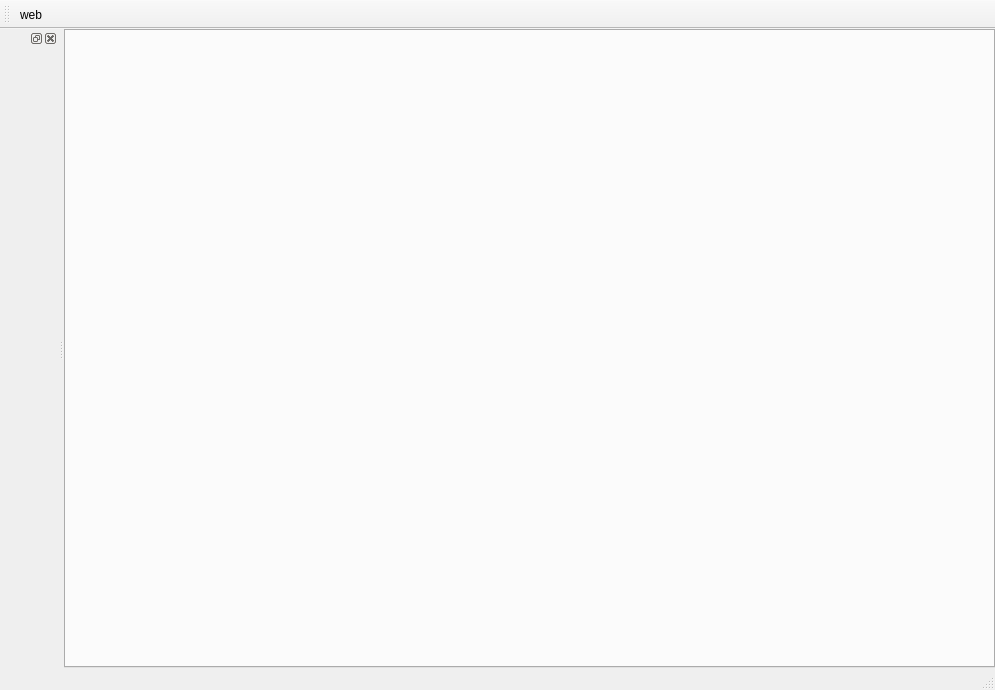
<?xml version="1.0" encoding="UTF-8"?>
<ui version="4.0">
 <class>MainWindow</class>
 <widget class="QMainWindow" name="MainWindow">
  <property name="geometry">
   <rect>
    <x>0</x>
    <y>0</y>
    <width>995</width>
    <height>690</height>
   </rect>
  </property>
  <property name="windowTitle">
   <string>MainWindow</string>
  </property>
  <widget class="QWidget" name="centralwidget">
   <layout class="QHBoxLayout" name="horizontalLayout">
    <property name="spacing">
     <number>3</number>
    </property>
    <property name="leftMargin">
     <number>0</number>
    </property>
    <property name="topMargin">
     <number>0</number>
    </property>
    <property name="rightMargin">
     <number>0</number>
    </property>
    <property name="bottomMargin">
     <number>0</number>
    </property>
    <item>
     <widget class="QTabWidget" name="tabWidget_central"/>
    </item>
   </layout>
  </widget>
  <widget class="QMenuBar" name="menubar">
   <property name="geometry">
    <rect>
     <x>0</x>
     <y>0</y>
     <width>995</width>
     <height>33</height>
    </rect>
   </property>
  </widget>
  <widget class="QStatusBar" name="statusbar"/>
  <widget class="QToolBar" name="toolBar">
   <property name="windowTitle">
    <string>toolBar</string>
   </property>
   <attribute name="toolBarArea">
    <enum>TopToolBarArea</enum>
   </attribute>
   <attribute name="toolBarBreak">
    <bool>false</bool>
   </attribute>
   <addaction name="actionweb"/>
  </widget>
  <widget class="QDockWidget" name="dockWidget_tool">
   <attribute name="dockWidgetArea">
    <number>1</number>
   </attribute>
   <widget class="QWidget" name="dockWidgetContents_3"/>
  </widget>
  <action name="actionweb">
   <property name="text">
    <string>web</string>
   </property>
   <property name="menuRole">
    <enum>QAction::MenuRole::NoRole</enum>
   </property>
  </action>
 </widget>
 <resources/>
 <connections/>
</ui>
